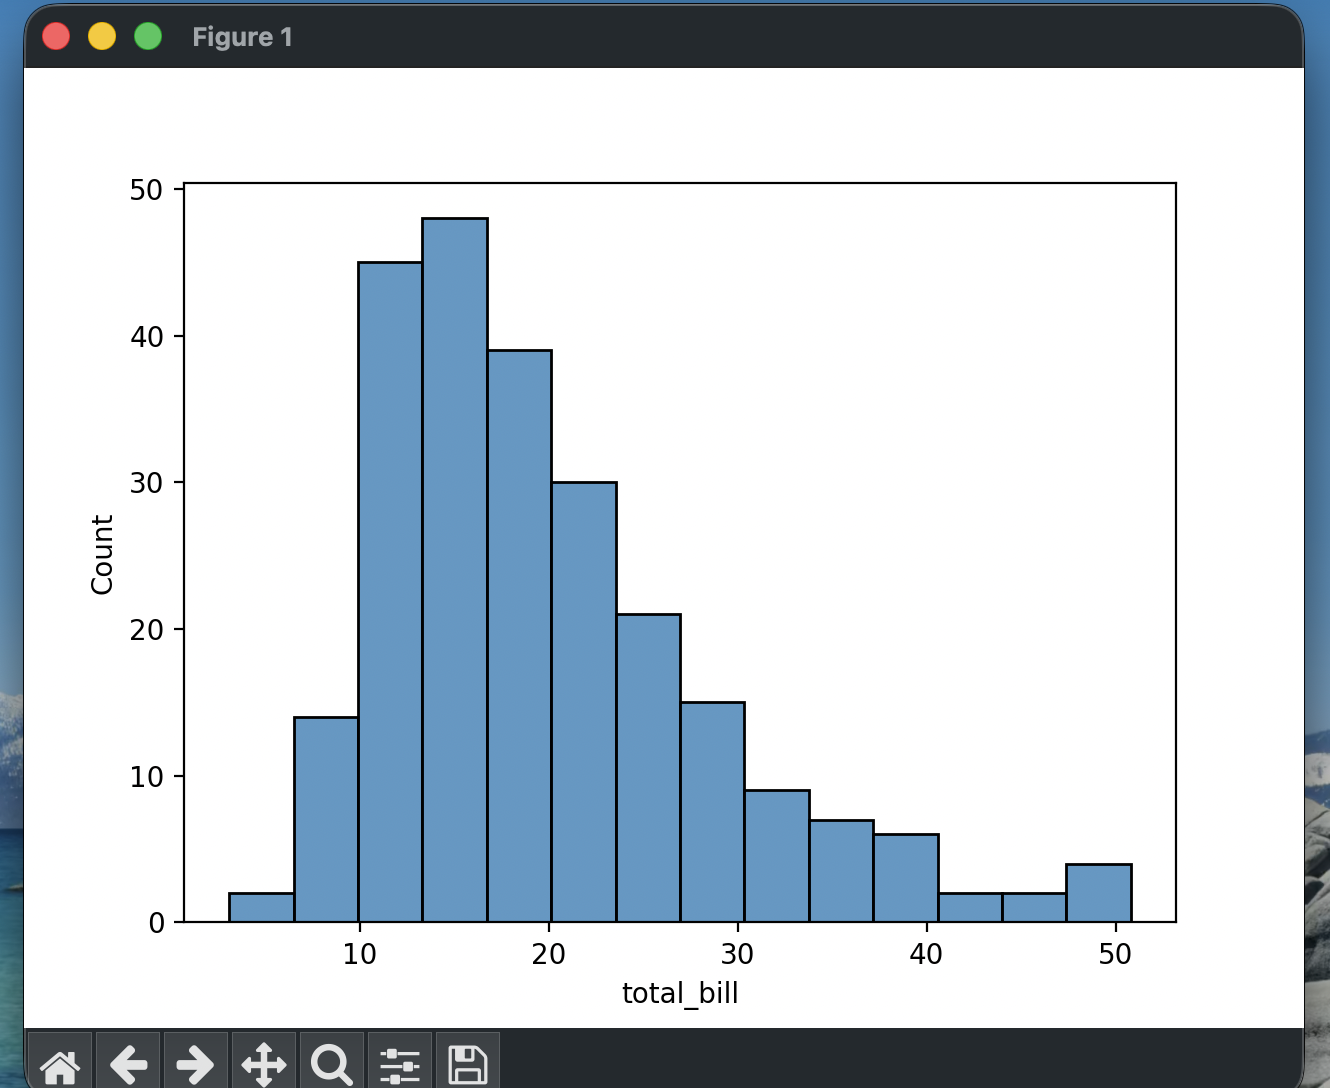

Write the Python code that produced this figure.
import seaborn as sns
import matplotlib.pyplot as plt


data = sns.load_dataset("tips")


sns.histplot(data=data, x="total_bill")

plt.show()
